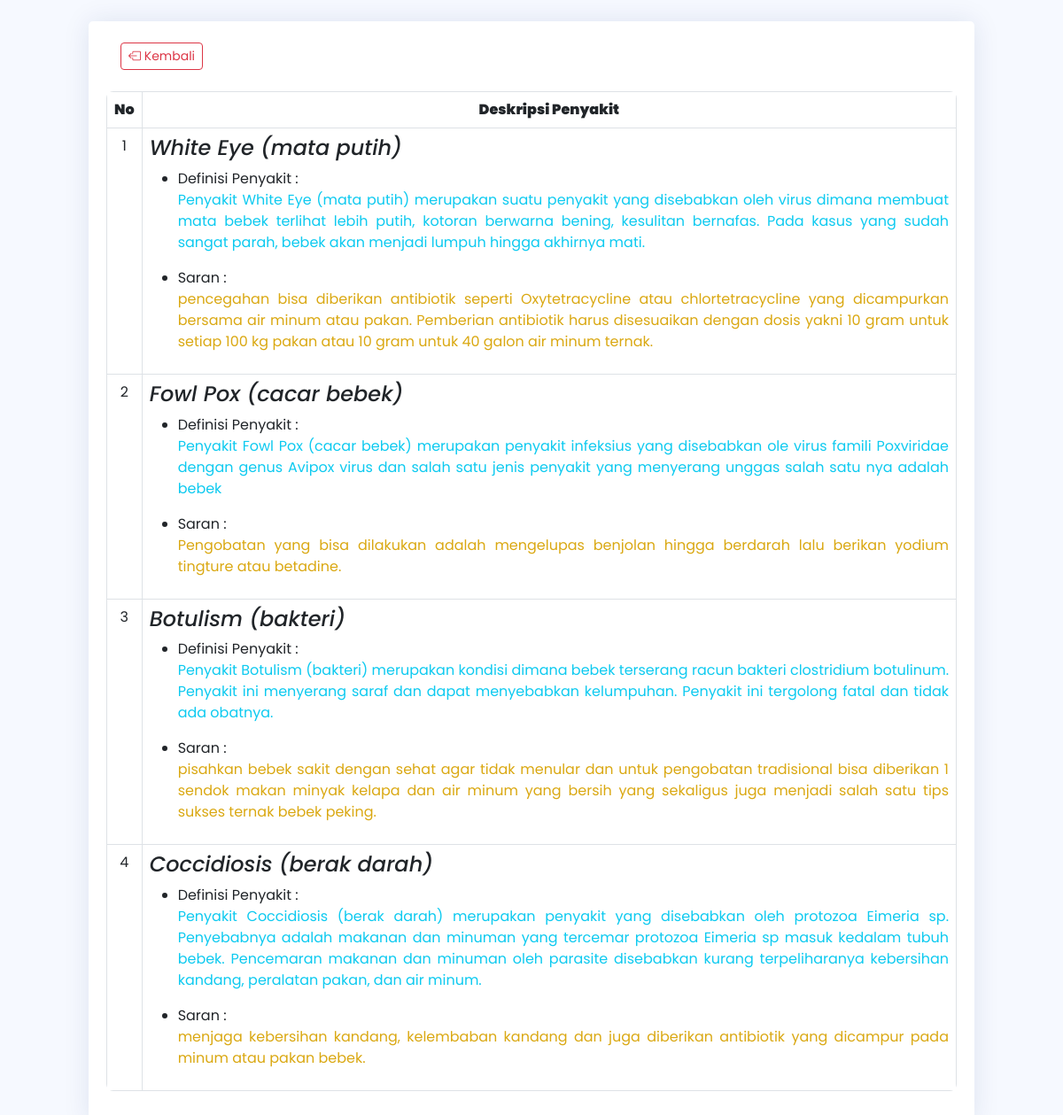
Page /daftarpenyakit.php on the committed database.
### tables this page shows
CREATE TABLE `tb_penyakit` (
  `id` int(11) NOT NULL,
  `kdpenyakit` varchar(3) DEFAULT NULL,
  `nama_penyakit` varchar(100) DEFAULT NULL,
  `definisi` text DEFAULT NULL,
  `solusi` text NOT NULL
);

### daftarpenyakit.php (the view, shortened to what this page needs)
<!DOCTYPE html>
<html lang="en">
<head>
  <link href="./assets/vendor/bootstrap/css/bootstrap.min.css" rel="stylesheet">
  <link rel="stylesheet" href="https://cdn.jsdelivr.net/npm/bootstrap-icons@1.10.2/font/bootstrap-icons.css">
  <link href="./assets/vendor/boxicons/css/boxicons.min.css" rel="stylesheet">
  <link href="./assets/vendor/quill/quill.snow.css" rel="stylesheet">
  <link href="./assets/vendor/quill/quill.bubble.css" rel="stylesheet">
  <link href="./assets/vendor/remixicon/remixicon.css" rel="stylesheet">
  <link href="./assets/vendor/simple-datatables/style.css" rel="stylesheet">
  <link href="./assets/css/style.css" rel="stylesheet">
</head>
<body>
  <section>
    <div class="card mt-4 col-md-10 mx-auto">
      <div class="card-body">
        <div class="mt-4">
          <a href="./index.php" type="button" class="btn btn-outline-danger btn-sm ms-3"><i class="bi bi-box-arrow-left"></i> Kembali</a>
        </div>
        <div class="table-responsive mt-4">
          <table class="table table-bordered">
            <thead>
              <tr>
                <th><b>No</b></th>
                <th class="text-center"><strong>Deskripsi Penyakit</strong></th>
              </tr>
            </thead>
            <?php
            include "./admin/koneksi.php";
            $sql = "SELECT * FROM tb_penyakit ORDER BY kdpenyakit";
            $qry = mysqli_query($koneksi, $sql) or die("SQL Error" . mysqli_error($koneksi));
            $no = 0;
            while ($data = mysqli_fetch_array($qry)) {
              $no++;
            ?>
              <tbody>
                <tr>
                  <td>
                    <div align="center"><?php echo $no; ?></div>
                  </td>
                  <td>
                    <div align="justify">
                      <div align="left"><?php echo "<h4><em>$data[nama_penyakit]</em></h4>"; ?></div>
                      <ul>
                        <li><label>Definisi Penyakit :</label>
                          <p class="text-info"><?php echo "$data[definisi]"; ?></p>
                        </li>
                        <li><label>Saran :</label>
                          <p class="warning"><?php echo "$data[solusi]"; ?></p>
                        </li>
                      </ul>
                  </td>
                </tr>
              </tbody>
            <?php
            }
            ?>
          </table>
        </div>
      </div>
    </div>
  </section>
</body>
</html>

### assets/css/style.css (style rules this page uses)
:root { scroll-behavior: smooth; }
body { font-family: "Poppins", sans-serif; background: #f6f9ff; color: #444444; }
a { color: #4154f1; text-decoration: none; }
h1, h2, h3, h4, h5, h6 { font-family: "Poppins", sans-serif; }
.card { margin-bottom: 30px; border: none; border-radius: 5px; box-shadow: 0px 0 30px rgba(1, 41, 112, 0.1); }
.card-body { padding: 0 20px 20px 20px; }

### daftarpenyakit.php (style rules this page uses)
.table { border-radius: 40px; overflow: hidden; font-family: "Poppins", sans-serif; border-radius: 8px; overflow: hidden; }
.warning { color: #daa812; }

### rows in the picture
tb_penyakit: nama_penyakit "White Eye (mata putih)", definisi "Penyakit White Eye (mata putih) merupakan suatu penyakit yang disebabkan oleh virus dimana membuat mata bebek terlihat lebih putih, kotoran berwarna bening, kesulitan bernafas. Pada kasus yang sudah sangat parah, bebek akan menjadi lumpuh hingga akhirnya mati.", solusi "pencegahan bisa diberikan antibiotik seperti Oxytetracycline atau chlortetracycline yang dicampurkan bersama air minum atau pakan. Pemberian antibiotik harus disesuaikan dengan dosis yakni 10 gram untuk setiap 100 kg pakan atau 10 gram untuk 40 galon air minum ternak."
tb_penyakit: nama_penyakit "Fowl Pox (cacar bebek)", definisi "Penyakit Fowl Pox (cacar bebek) merupakan penyakit infeksius yang disebabkan ole virus famili Poxviridae dengan genus Avipox virus dan salah satu jenis penyakit yang menyerang unggas salah satu nya adalah bebek", solusi "Pengobatan yang bisa dilakukan adalah mengelupas benjolan hingga berdarah lalu berikan yodium tingture atau betadine."
tb_penyakit: nama_penyakit "Botulism (bakteri)", definisi "Penyakit Botulism (bakteri) merupakan kondisi dimana bebek terserang racun bakteri clostridium botulinum. Penyakit ini menyerang saraf dan dapat menyebabkan kelumpuhan. Penyakit ini tergolong fatal dan tidak ada obatnya.", solusi "pisahkan bebek sakit dengan sehat agar tidak menular dan untuk pengobatan tradisional bisa diberikan 1 sendok makan minyak kelapa dan air minum yang bersih yang sekaligus juga menjadi salah satu tips sukses ternak bebek peking."
tb_penyakit: nama_penyakit "Coccidiosis (berak darah)", definisi "Penyakit Coccidiosis (berak darah) merupakan penyakit yang disebabkan oleh protozoa Eimeria sp. Penyebabnya adalah makanan dan minuman yang tercemar protozoa Eimeria sp masuk kedalam tubuh bebek. Pencemaran makanan dan minuman oleh parasite disebabkan kurang terpeliharanya kebersihan kandang, peralatan pakan, dan air minum.", solusi "menjaga kebersihan kandang, kelembaban kandang dan juga diberikan antibiotik yang dicampur pada minum atau pakan bebek."
